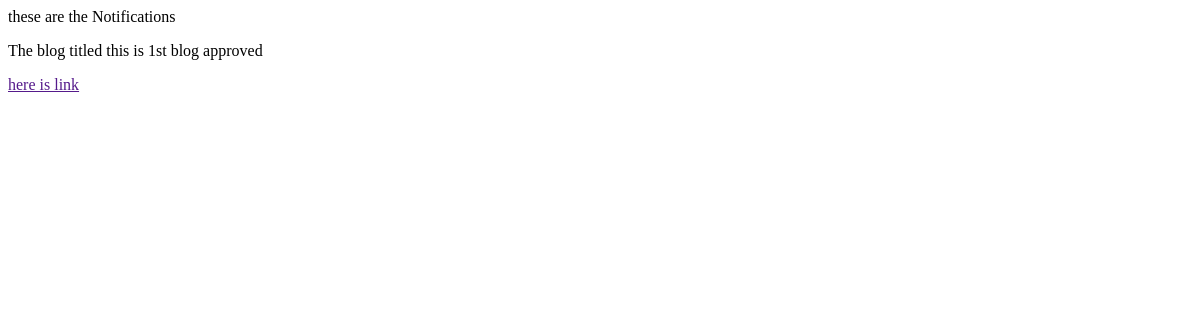
/userProfile/all_notf (signed in), run on an earlier commit of the app's database.
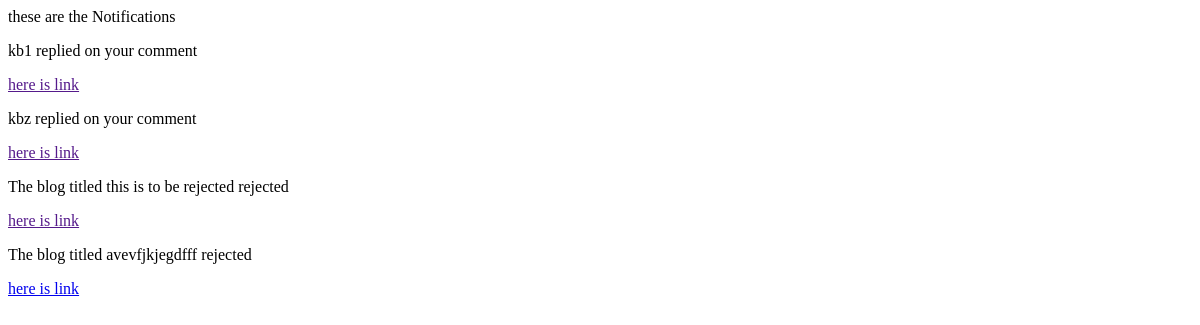
And on a later commit of the database.
### userProfile/models.py (models this page shows, shortened)
class Notification(models.Model):
    recipient = models.ForeignKey(User, on_delete=models.CASCADE)
    message = models.TextField()
    is_read = models.BooleanField(default=False)
    created_at = models.DateTimeField(auto_now_add=True)
    link = models.URLField(max_length=300,blank=True)

### userProfile/views.py (the view)
# urls.py: path('all_notf',all_notification,name='all_notf')
def all_notification(request):
    user = request.user
    notfs = Notification.objects.filter(recipient=user)
    return render(request,'userProfile/allnotf.html',{'notfs':notfs})

### Templates/userProfile/allnotf.html (shortened to what this page needs)
<!DOCTYPE html>
<html lang="en">
<head>
</head>
<body>
    these are the Notifications<br>
    <div>
        {% for notf in notfs %}
            <p>{{notf.message}}</p>
            <a href="{{notf.link}}">here is link</a>
        {% endfor %}
    </div>
</body>
</html>

What changed in the data, as far as the page shows it:
removed Notification: message "The blog titled this is 1st blog approved"
added Notification: message "kb1 replied on your comment"
added Notification: message "kbz replied on your comment"
added Notification: message "The blog titled this is to be rejected rejected"
added Notification: message "The blog titled avevfjkjegdfff rejected"
